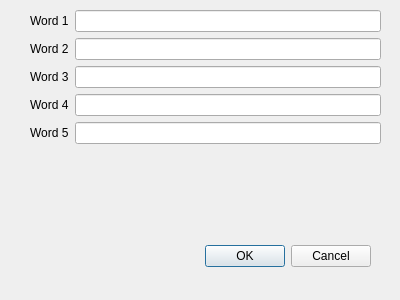
<?xml version="1.0" encoding="UTF-8"?>
<ui version="4.0">
 <class>Dialog</class>
 <widget class="QDialog" name="Dialog">
  <property name="geometry">
   <rect>
    <x>0</x>
    <y>0</y>
    <width>400</width>
    <height>300</height>
   </rect>
  </property>
  <property name="windowTitle">
   <string>Dialog</string>
  </property>
  <widget class="QDialogButtonBox" name="buttonBox">
   <property name="geometry">
    <rect>
     <x>30</x>
     <y>240</y>
     <width>341</width>
     <height>32</height>
    </rect>
   </property>
   <property name="orientation">
    <enum>Qt::Horizontal</enum>
   </property>
   <property name="standardButtons">
    <set>QDialogButtonBox::Cancel|QDialogButtonBox::Ok</set>
   </property>
  </widget>
  <widget class="QWidget" name="formLayoutWidget">
   <property name="geometry">
    <rect>
     <x>30</x>
     <y>10</y>
     <width>351</width>
     <height>231</height>
    </rect>
   </property>
   <layout class="QFormLayout" name="formLayout">
    <item row="0" column="0">
     <widget class="QLabel" name="word1">
      <property name="text">
       <string>Word 1</string>
      </property>
     </widget>
    </item>
    <item row="0" column="1">
     <widget class="QLineEdit" name="word1LineEdit"/>
    </item>
    <item row="1" column="0">
     <widget class="QLabel" name="word2">
      <property name="text">
       <string>Word 2</string>
      </property>
     </widget>
    </item>
    <item row="1" column="1">
     <widget class="QLineEdit" name="word2LineEdit"/>
    </item>
    <item row="2" column="0">
     <widget class="QLabel" name="word3">
      <property name="text">
       <string>Word 3</string>
      </property>
     </widget>
    </item>
    <item row="2" column="1">
     <widget class="QLineEdit" name="word3LineEdit"/>
    </item>
    <item row="3" column="0">
     <widget class="QLabel" name="word4">
      <property name="text">
       <string>Word 4</string>
      </property>
     </widget>
    </item>
    <item row="3" column="1">
     <widget class="QLineEdit" name="word4LineEdit"/>
    </item>
    <item row="4" column="0">
     <widget class="QLabel" name="word5Label">
      <property name="text">
       <string>Word 5</string>
      </property>
     </widget>
    </item>
    <item row="4" column="1">
     <widget class="QLineEdit" name="word5LineEdit"/>
    </item>
   </layout>
  </widget>
 </widget>
 <resources/>
 <connections>
  <connection>
   <sender>buttonBox</sender>
   <signal>accepted()</signal>
   <receiver>Dialog</receiver>
   <slot>accept()</slot>
   <hints>
    <hint type="sourcelabel">
     <x>248</x>
     <y>254</y>
    </hint>
    <hint type="destinationlabel">
     <x>157</x>
     <y>274</y>
    </hint>
   </hints>
  </connection>
  <connection>
   <sender>buttonBox</sender>
   <signal>rejected()</signal>
   <receiver>Dialog</receiver>
   <slot>reject()</slot>
   <hints>
    <hint type="sourcelabel">
     <x>316</x>
     <y>260</y>
    </hint>
    <hint type="destinationlabel">
     <x>286</x>
     <y>274</y>
    </hint>
   </hints>
  </connection>
 </connections>
</ui>
